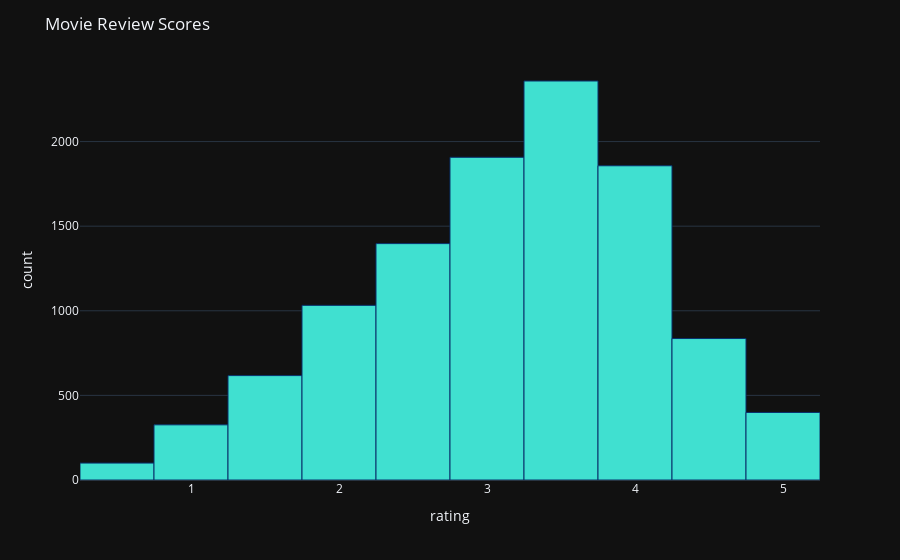

The notebook cell this image was saved under:
### Markdown cell above
## Data Analyzing and Sentiment Class creation
Nextup, I took a look at the data I scraped.
First, I scraped 10829 movie reviews and 887 articles.

Second, I wanted to see how the review scores are distributed. That i important as it will influence the available training/test data for the positive and the negative sentiments. The review scores are a bit skewed to the right, with the most rating of 3.5 (2358).

Next, I also look how the word counts of the reviews are distributed. They are normally distributed with an average of 720-740 words per review.

### Code cell
import matplotlib.pyplot as plt
import seaborn as sns
color = sns.color_palette()
import plotly.offline as py
py.init_notebook_mode(connected=True)
import plotly.graph_objs as go
import plotly.tools as tls
import plotly.express as px

fig = px.histogram(movies, x="rating")
fig.update_traces(marker_color="turquoise", marker_line_color='rgb(8,48,107)',marker_line_width=1)
fig.update_layout(title_text='Movie Review Scores')
fig.write_image('./figs/review_scores_distribution.png')
fig.show()

### Figure 1 — Plotly figure (JSON) as saved in the notebook; plotly's stock layout.template omitted (floating-point values rounded to 4 significant figures; data arrays with more than 128 entries replaced by an {"elided": "..."} marker saying what was removed)
{"data": [{"alignmentgroup": "True", "bingroup": "x", "hovertemplate": "rating=%{x}<br>count=%{y}<extra></extra>", "legendgroup": "", "marker": {"color": "turquoise", "pattern": {"shape": ""}, "line": {"color": "rgb(8,48,107)", "width": 1}}, "name": "", "offsetgroup": "", "orientation": "v", "showlegend": false, "x": {"elided": "10829 float values"}, "xaxis": "x", "yaxis": "y", "type": "histogram"}], "layout": {"xaxis": {"anchor": "y", "domain": [0.0, 1.0], "title": {"text": "rating"}}, "yaxis": {"anchor": "x", "domain": [0.0, 1.0], "title": {"text": "count"}}, "legend": {"tracegroupgap": 0}, "margin": {"t": 60}, "barmode": "relative", "title": {"text": "Movie Review Scores"}}}
